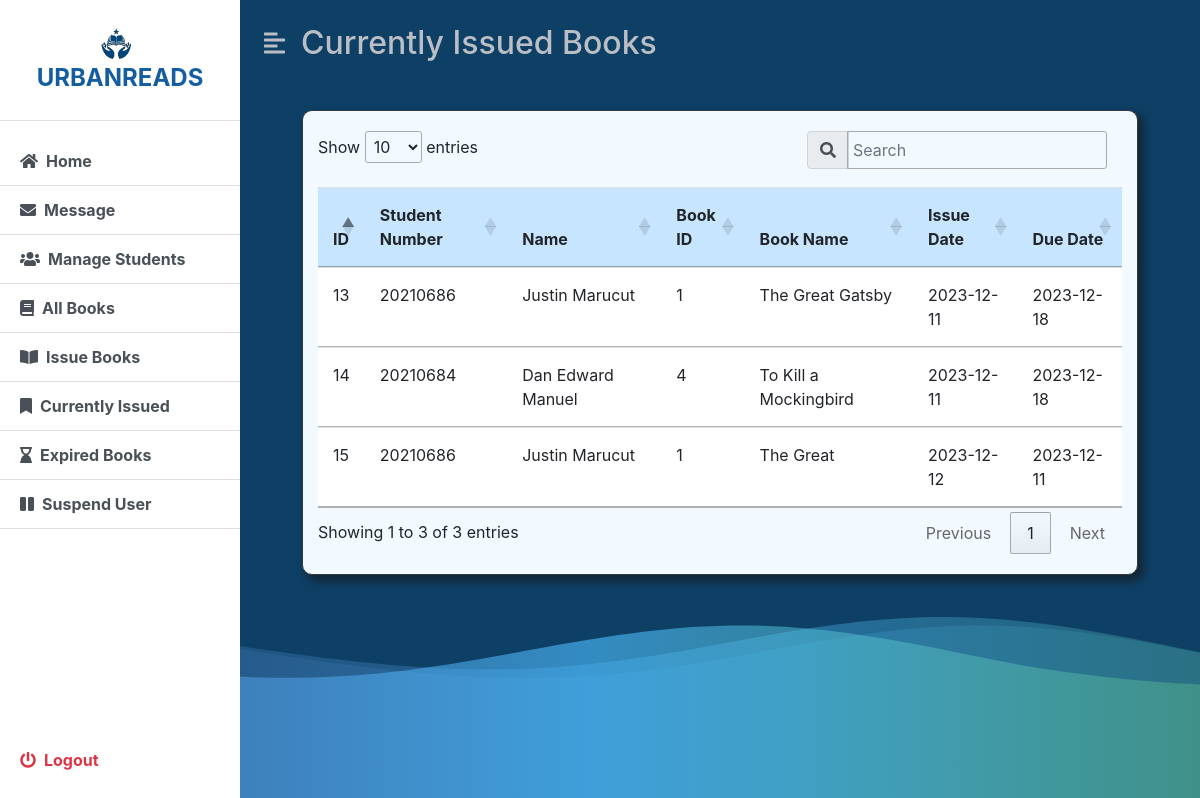
The app's page /admin/currentlyIssued.php (signed in), older data.
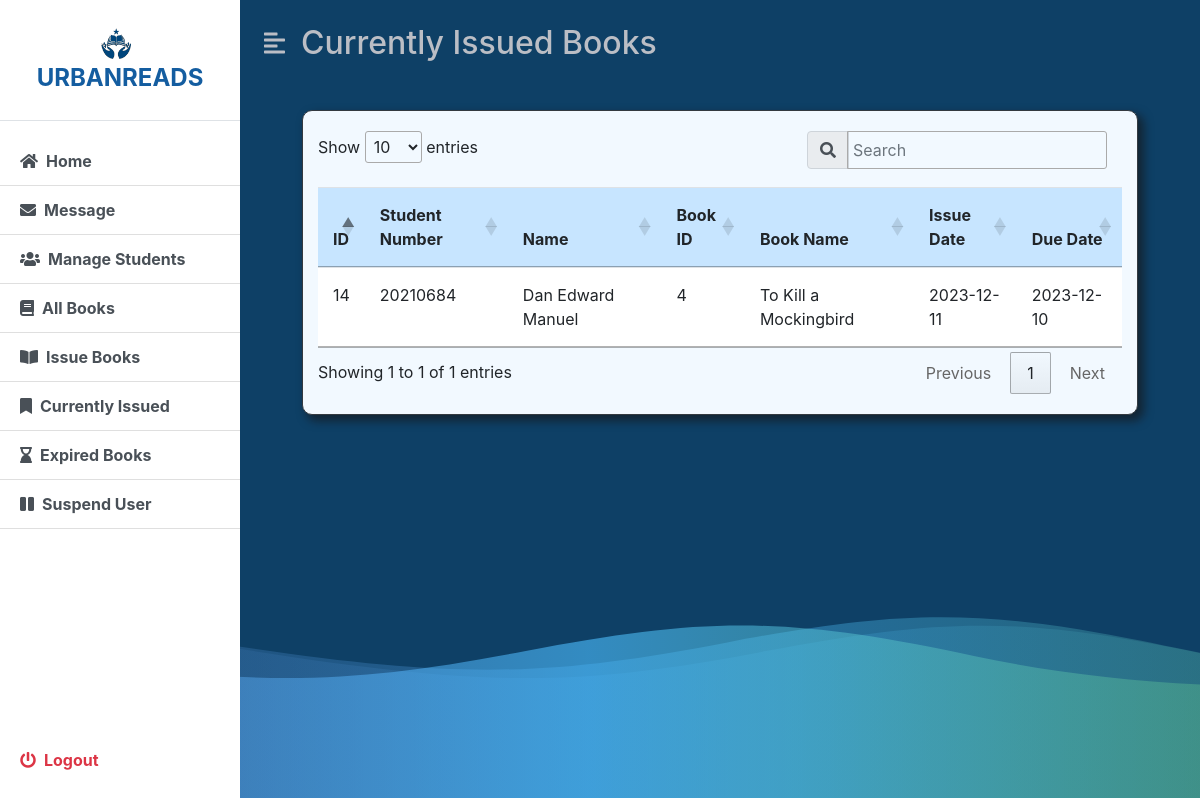
The same page, newer data.
### tables this page shows
CREATE TABLE `borrowed` (
  `issued_id` int(11) NOT NULL,
  `book_id` int(11) NOT NULL,
  `id` int(11) NOT NULL,
  `book_title` varchar(50) NOT NULL,
  `student_number` varchar(50) NOT NULL,
  `due_date` date DEFAULT (curdate() + interval 7 day),
  `issue_date` date NOT NULL DEFAULT current_timestamp(),
  `full_name` varchar(100) NOT NULL
);

### admin/currentlyIssued.php (the view, shortened to what this page needs)
<?php
include('../dbconfig.php');
    $sql = 'SELECT * FROM borrowed';
    $stmt = $pdo->prepare($sql);
    $stmt->execute();
    $rows = $stmt->fetchAll(PDO::FETCH_OBJ);
?>
<!DOCTYPE html>
<html lang="en">
<head>
    <link rel="stylesheet" href="includes/style.css">
    <link rel="stylesheet" href="Bootsrap\css\bootstrap.min.css">
    <link rel="stylesheet" href="https://cdnjs.cloudflare.com/ajax/libs/font-awesome/5.15.3/css/all.min.css" />
    <link rel="stylesheet" href="https://cdn.datatables.net/1.13.6/css/jquery.dataTables.min.css">
</head>
<body>
    <div class="background-container">
        <div class="d-flex" id="wrapper">
            <?php include('includes/sidebar.php'); ?>
            <div id="page-content-wrapper" class="scrollable-content">
                <nav class="navbar navbar-expand-lg navbar-light bg-transparent py-4 px-4">
                    <div class="d-flex align-items-center">
                        <i class="fas fa-align-left second-text fs-4 me-3" id="menu-toggle"></i>
                        <h2 class="fs-2 m-0 second-text">Currently Issued Books</h2>
                    </div>
                </nav>
                <div class="container-fluid px-4">
                    <form action="" method="post" class="post">
                        <br>
                        <div class="container col-md-11 maintop border border-dark">
                            <table class="table table-bordered-dark" id="tbl-current-issued">
                                <thead>
                                    <tr>
                                        <th>ID</th>
                                        <th>Student Number</th>
                                        <th>Name</th>
                                        <th>Book ID</th>
                                        <th>Book Name</th>
                                        <th>Issue Date</th>
                                        <th>Due Date</th>
                                    </tr>
                                </thead>
                                    <?php
                                    foreach($rows as $row){
                                        echo ' <tr>
                                        <td scope="row">' . $row->issued_id . '</td>
                                        <td>' . $row->student_number . '</td>
                                        <td>' . $row->full_name . '</td>
                                        <td>' . $row->book_id . '</td>
                                        <td>' . $row->book_title . '</td>
                                        <td>' . $row->issue_date . '</td>
                                        <td>' . $row->due_date . '</td>';
                                        echo ' </tr> ';
                                    }
                                    ?>
                            </table>
                        </div>
                    </form>
                    <br>
                    <br>
                </div>
            </div>
        </div>
    </div>
    <link href="https://maxcdn.bootstrapcdn.com/bootstrap/4.5.2/css/bootstrap.min.css" rel="stylesheet">
</body>
</html>

### admin/includes/sidebar.php
<div class="bg-white" id="sidebar-wrapper" style="display: flex; flex-direction: column; height: 100vh;">
        <div class="sidebar-heading text-center py-4 primary-text fs-4 fw-bold text-uppercase border-bottom">
                <img src="includes/logo.png" class="logo-img me-2">UrbanReads</div>
        <div class="list-group list-group-flush my-3" style="flex-grow: 1;">
                <a href="dashboard.php" class="list-group-item list-group-item-action bg-transparent second-text fw-bold"><i
                        class="fas fa-home me-2"></i>Home</a>
                <a href="message.php" class="list-group-item list-group-item-action bg-transparent second-text fw-bold"><i
                        class="fas fa-envelope me-2"></i>Message</a>
                <a href="manageStudent.php" class="list-group-item list-group-item-action bg-transparent second-text fw-bold"><i
                        class="fas fa-users me-2"></i>Manage Students</a>
                <a href="allBooks.php" class="list-group-item list-group-item-action bg-transparent second-text fw-bold"><i
                        class="fas fa-book me-2"></i>All Books</a>
                <a href="issueBook.php" class="list-group-item list-group-item-action bg-transparent second-text fw-bold"><i
                        class="fas fa-book-open me-2"></i>Issue Books</a>
                <a href="currentlyIssued.php" class="list-group-item list-group-item-action bg-transparent second-text fw-bold"><i
                        class="fas fa-bookmark me-2"></i>Currently Issued</a>
                <a href="expiredBooks.php" class="list-group-item list-group-item-action bg-transparent second-text fw-bold"><i
                        class="fas fa-hourglass-end me-2"></i>Expired Books</a>
                <a href="suspendedUser.php" class="list-group-item list-group-item-action bg-transparent second-text fw-bold"><i
                        class="fas fa-pause me-2"></i>Suspend User</a>
                <a href="logout.php" class="list-group-item list-group-item-action bg-transparent text-danger fw-bold mt-auto"><i
                        class="fas fa-power-off me-2"></i>Logout</a>
        </div>
</div>

### admin/includes/style.css (style rules this page uses)
:root { --main-bg-color: #002a9d; --main-text-color: #145DA0; --second-text-color: #bbbec5; --second-bg-color: #93ABBF; }
.primary-text { color: var(--main-text-color); }
.second-text { color: var(--second-text-color); }
.maintop { background: #F2F9FF; border: 3px; border-radius: 10px; box-shadow: 5px 5px 10px 1px rgba(23, 10, 0, 0.5); }
.background-container { position: relative; width: 100%; height: 100vh; overflow: hidden; }
.scrollable-content { height: calc(100vh); overflow-y: auto; }
table.dataTable tbody th, table.dataTable tbody td { padding: 15px !important; }
table.dataTable thead th { padding: 15px !important; background-color: #C7E5FF; }
.logo-img { width: 30px; height: auto; }
#wrapper { overflow-x: hidden; background-color: #0e4066; }
#sidebar-wrapper { min-height: 100vh; margin-left: -15rem; -webkit-transition: margin 0.25s ease-out; -moz-transition: margin 0.25s ease-out; -o-transition: margin 0.25s ease-out; transition: margin 0.25s ease-out; z-index: 1; }
#sidebar-wrapper .sidebar-heading { padding: 0.875rem 1.25rem; font-size: 1.2rem; }
#sidebar-wrapper .list-group { width: 15rem; }
#page-content-wrapper { min-width: 100vw; }
#menu-toggle { cursor: pointer; }
.list-group-item { border: none; padding: 20px 30px; }
.background-container { position: fixed; top: 0; left: 0; width: 100%; height: 100%; overflow: hidden; z-index: -1; }
@media (min-width: 768px) { #sidebar-wrapper { margin-left: 0; } }
@media (min-width: 768px) { #page-content-wrapper { min-width: 0; width: 100%; } }

Row changes from the older to the newer data that the page shows:
removed borrowed: issued_id "13", student_number "20210686", full_name "Justin Marucut", book "1", book_title "The Great Gatsby", issue_date "2023-12-11", due_date "2023-12-18"
removed borrowed: issued_id "15", student_number "20210686", full_name "Justin Marucut", book "1", book_title "The Great", issue_date "2023-12-12", due_date "2023-12-11"
changed borrowed "Dan Edward Manuel": due_date "2023-12-18" → "2023-12-10"
Text that changed along with them:
text written by a page script: "Show entries Showing 1 to 3 of 3 entries Previous 1 Next" → "Show entries Showing 1 to 1 of 1 entries Previous 1 Next"
